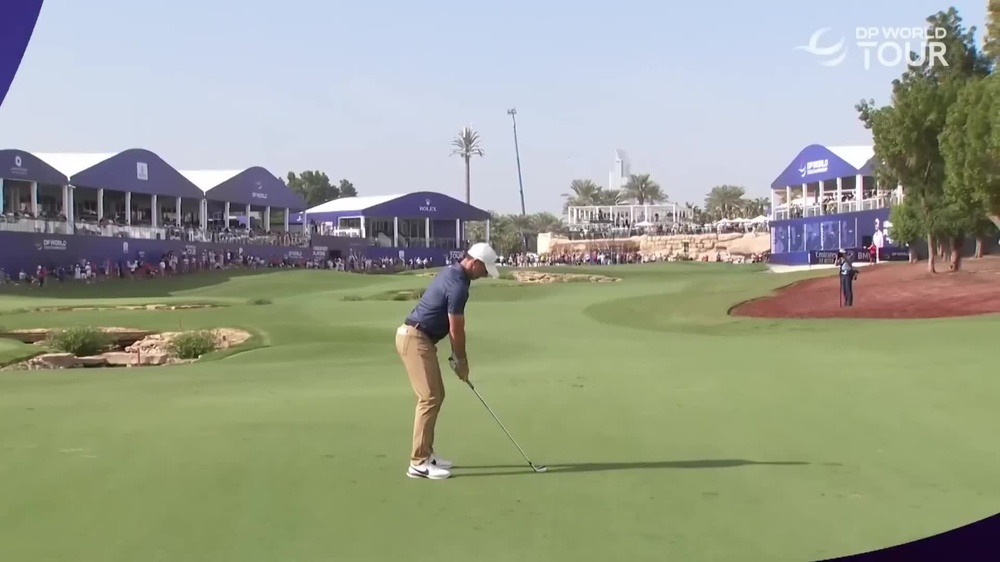
#> input picture Extract_images/images_1/f_001.jpg, 1000 x 562 px, shrunk from 1920 x 1080 before the run, found by its file name; its folder holds 4 pictures in this run
$ jupyter execute --allow-errors CSC2427_Extract_Frames.ipynb   (shell and % lines are left out)
#> lines starting #> are read from the running program, lines starting #| are printed output that depends on the picture
[cell 1]
from google.colab import drive
#> (the rest of this cell did not finish here and is left out)

[cell 2]
import os

frames_path = "/content/drive/MyDrive/CSC2427_SC549_PA_03/Extract_images/images_1"
os.makedirs(frames_path, exist_ok=True)

print("images_1 folder created")

[cell 3]
import cv2
import matplotlib.pyplot as plt
import os

raw_path = "/content/drive/MyDrive/CSC2427_SC549_PA_03/Extract_images/images_1"
frames = sorted(os.listdir(raw_path))[:10]

plt.figure(figsize=(12,6))
for i, f in enumerate(frames):
    img = cv2.imread(os.path.join(raw_path, f))
#> img is the input picture: shape (562, 1000, 3); mean B, G, R 142.7, 161.2, 155.2
    img = cv2.cvtColor(img, cv2.COLOR_BGR2RGB)
    plt.subplot(2,5,i+1)
    plt.imshow(img)
    plt.title(f)
    plt.axis("off")
plt.show()
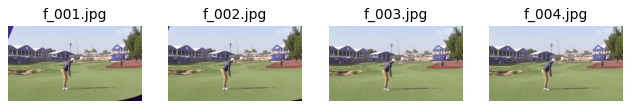
#> figure drawn by matplotlib, 4 panels
